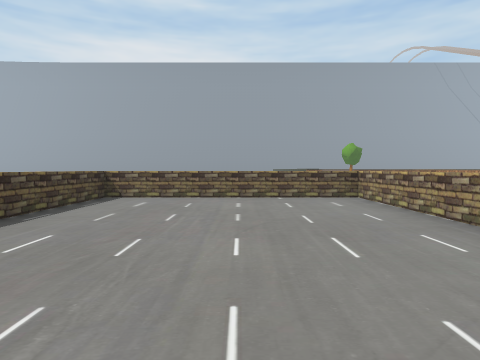
[1] (above)

24 first-person views from a walk through a scene from a Unity 3-D project. The camera is 1.2 m above the floor, tilts 2° down and sees 75° across. The floor is counted in squares, 2 m on a side. Each view is taken from the middle of a square. On the plan, view 1 faces up. The plan holds only what a view shows up to about 9 squares ahead; the rest is blank. The place goes on beyond the plan. The player is left out.

[2]
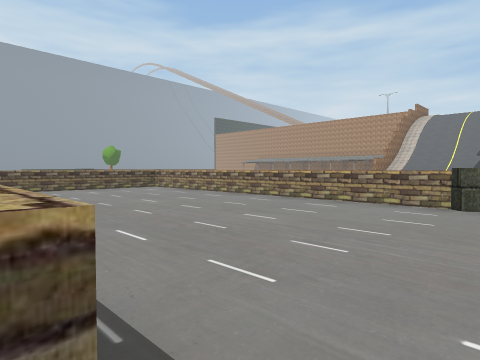

[3]
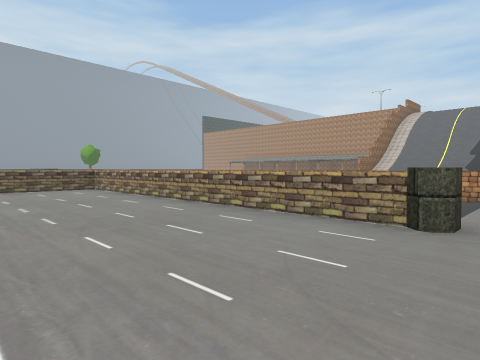

[4]
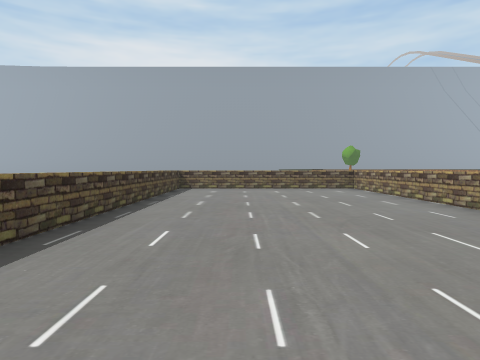

[5]
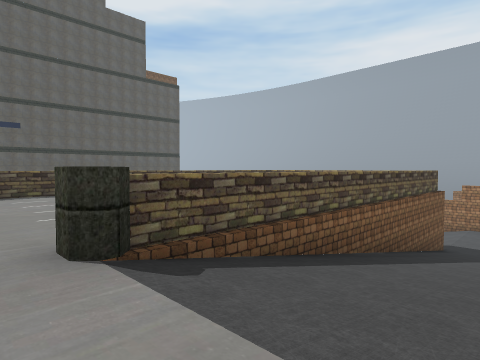

[6]
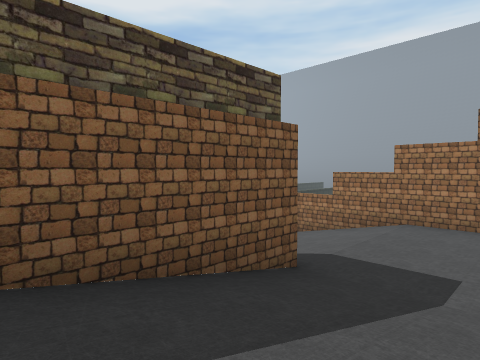

[7]
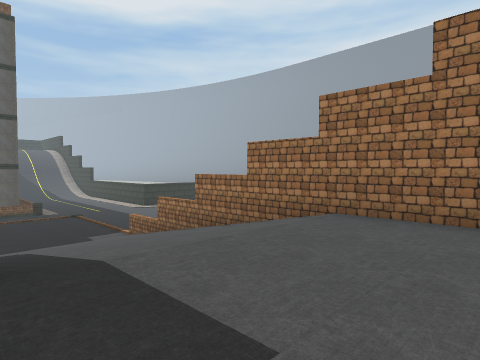

[8]
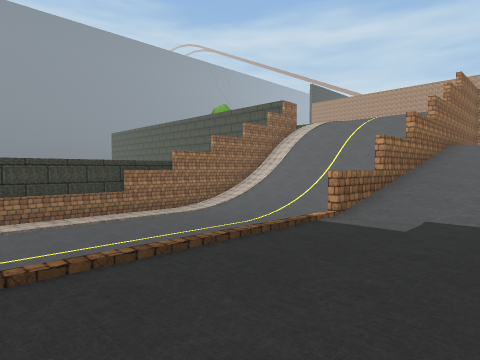

[9]
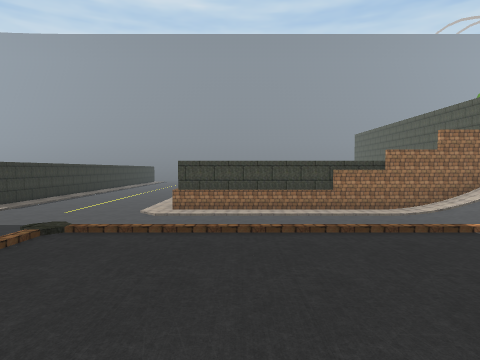

[10]
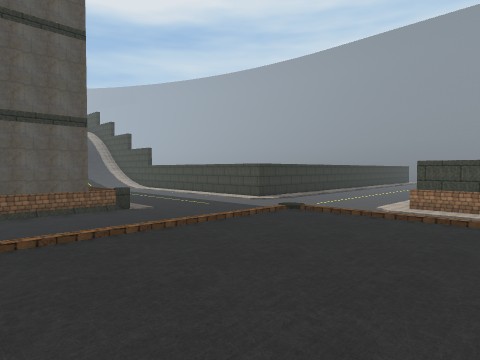

[11]
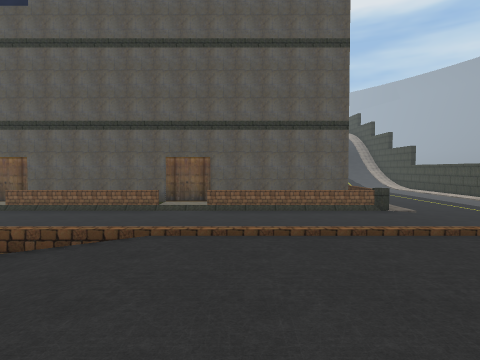

[12]
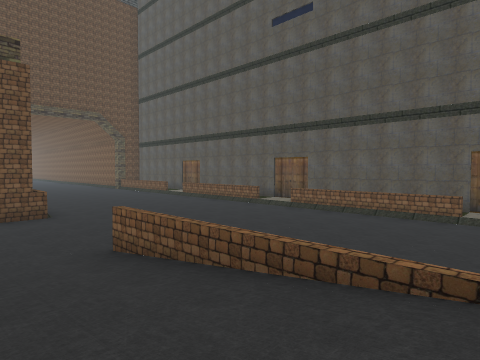

[13]
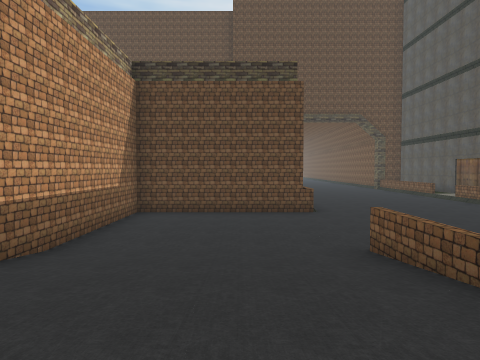

[14]
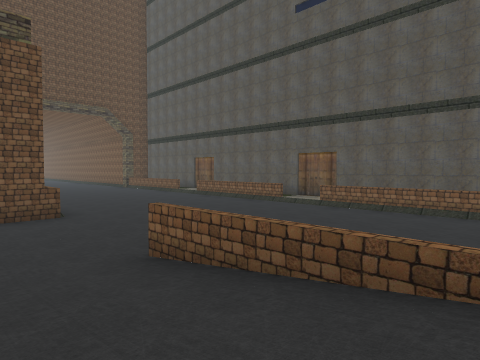

[15]
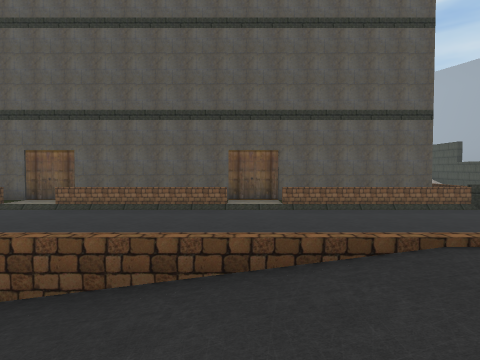

[16]
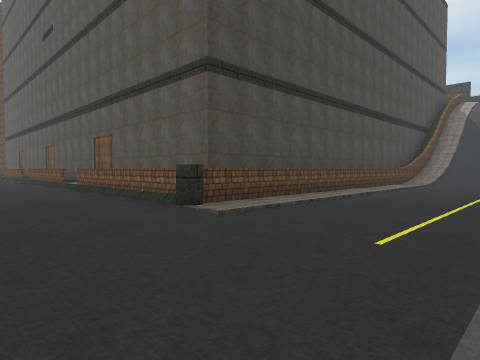

[17]
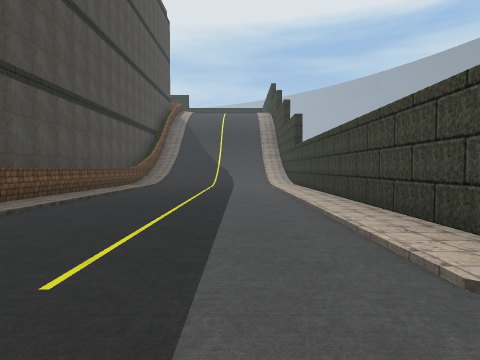

[18]
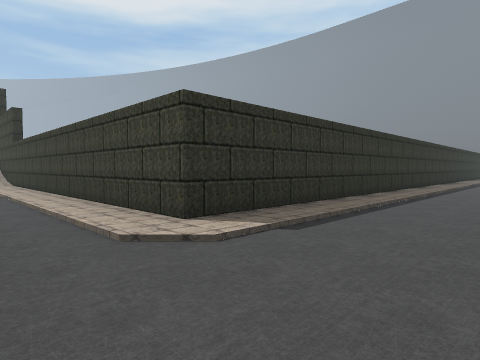

[19]
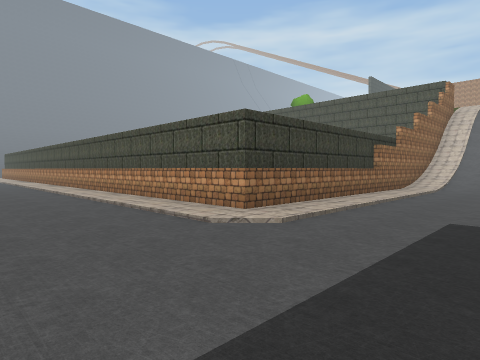

[20]
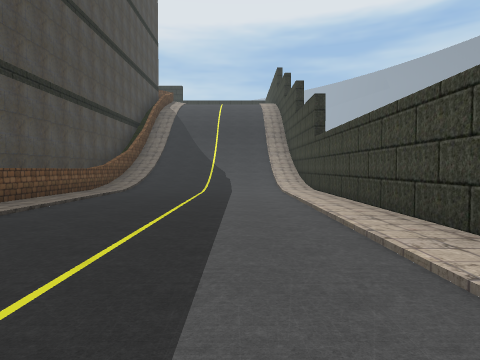

[21]
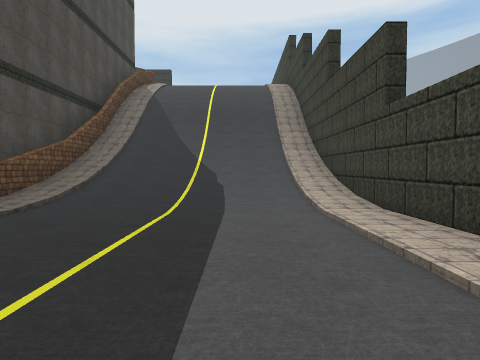

[22]
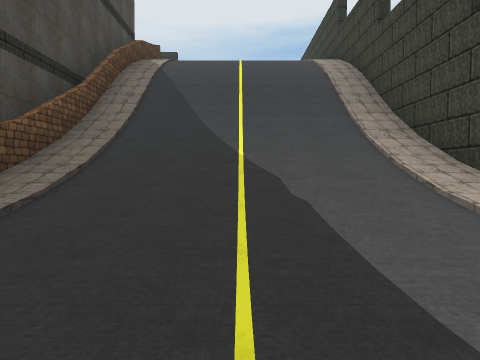

[23]
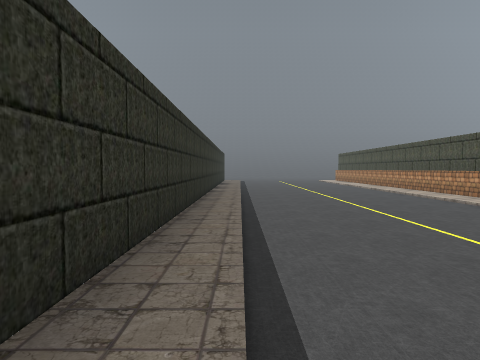

[24]
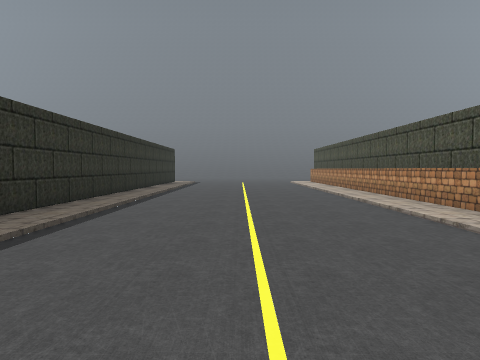

### Floor plan
Key: @ floor where view 1 was taken; # wall or solid block; x gap in a wall; . main floor; : floor 0.25 m higher than the main floor; + floor 0.5 m higher than the main floor; * floor 1.25 m higher than the main floor; % floor 3.75 m higher than the main floor; & floor 7 m higher than the main floor; / step, stairs or slope; = window, fence, low wall or low ledge; ^ raised ledge; v drop or lower ground.
Columns run from 31 left of view 1 to 5 right of it. Each row starts with its distance up from view 1.
 32                  #:....#
 31                  #:....#
 30                  #:....#
 29                  #:....#
 28                  #:....#
 27                  #:....#
 26                  #:....
 25                  #:....
 24                  #:....#
 23                  #:....#
 22                  #:....#
 21                  #:. ..#
 20                  #:. ..#
 19                  #:....#
 18                  #:....#
 17 ##################:....##########
 16 ////////......................//
 15 ////////......................//
 14 ////////......................///
 13 ////////.............         ///
 12 ////////.............
 11 ##################:::  ##vvv=x######
 10                ##=:::  :****//////%%%
  9                 #=:::  :****//////%%%
  8                 #=:::  :****//////%%%
  7                 #=:::  :*** #^^^^^#%%
  6                 #=:::  :**  ^&&&&&^//
  5                 #+:::: v/// ^&&&&&^//
  4                 #=:::: v////^&&&&&^//
  3                 #=:::: =////^&&&&&^/
  2                 #=:::: =::::^&&&&&^/
  1                 #=:::: :::::^&&&&&^//
  0                 #+::::::::::^&&@&&^//
 -1                 #=::::::::::^&&&&&^//
 -2                 #  :::::#===^&&&&&^//
 -3                    ::::^    &&&&&&&&&

Where each view was taken, in squares from view 1:
view 1: 0 up, 0 right, facing up
view 2: 3 down, 3 left, facing up-right
view 3: 3 down, 1 left, facing up-right
view 4: 3 down, 1 left, facing up
view 5: 3 down, 5 right, facing up-left
view 6: 4 up, 5 right, facing up-left
view 7: 7 up, 5 right, facing up-left
view 8: 9 up, 7 left, facing up-right
view 9: 8 up, 6 left, facing up
view 10: 7 up, 5 left, facing up-left
view 11: 7 up, 5 left, facing left
view 12: 6 up, 6 left, facing down-left
view 13: 6 up, 6 left, facing down
view 14: 5 up, 6 left, facing down-left
view 15: 5 up, 6 left, facing left
view 16: 15 up, 11 left, facing down-left
view 17: 15 up, 12 left, facing left
view 18: 15 up, 11 left, facing up-left
view 19: 14 up, 11 left, facing up-right
view 20: 15 up, 15 left, facing left
view 21: 15 up, 19 left, facing left
view 22: 14 up, 22 left, facing left
view 23: 20 up, 13 left, facing up
view 24: 23 up, 11 left, facing up
